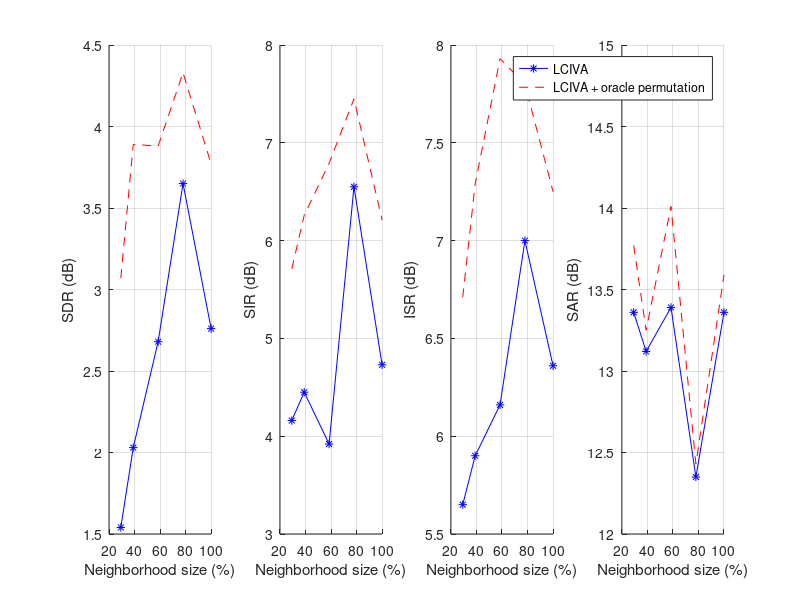

Write the MATLAB code that produced this figure.
clear;clc;close all;
% This script plots the performance of LCIVA as a function of the WGL neigh
% size along with the oracle permutation

neigh = [150 200 300 400 513]/513*100;

SDR = [1.54 2.03 2.68 3.65 2.76];
SIR = [4.16 4.45 3.92 6.55 4.73];
ISR = [5.65 5.90 6.16 7.00 6.36];
SAR = [13.36 13.12 13.39 12.35 13.36];

SDRo = [3.07 3.89 3.88 4.33 3.77];
SIRo = [5.71 6.26 6.79 7.45 6.21];
ISRo = [6.71 7.29 7.93 7.80 7.25];
SARo = [13.77 13.25 14.01 12.43 13.59];

%%
figure;
subplot(141);
set(gca,'fontsize',10)
hold on;
plot(neigh,SDR,'-*b',neigh,SDRo,'--r');
xlabel('Neighborhood size (%)');
ylabel('SDR (dB)');
grid on;

subplot(142);
set(gca,'fontsize',10)
hold on;
plot(neigh,SIR,'-*b',neigh,SIRo,'--r');
xlabel('Neighborhood size (%)');
ylabel('SIR (dB)');
grid on;

subplot(143);
set(gca,'fontsize',10)
hold on;
plot(neigh,ISR,'-*b',neigh,ISRo,'--r');
xlabel('Neighborhood size (%)');
ylabel('ISR (dB)');
grid on;

subplot(144);
set(gca,'fontsize',10)
hold on;
plot(neigh,SAR,'-*b',neigh,SARo,'--r');
xlabel('Neighborhood size (%)');
ylabel('SAR (dB)');
grid on;
ylim([12, 15]);

legend('LCIVA','LCIVA + oracle permutation');